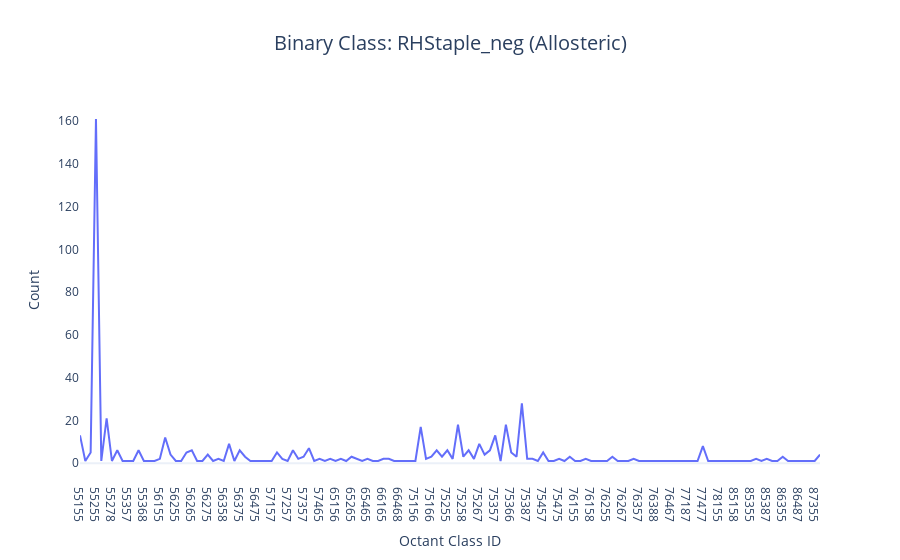

Here is the notebook cell this chart was saved with:
### Markdown cell above
# Examining a Catalytic Disulfide Class
RHHook_pminus is considered to be 'catalytic', so we can
look more closely in six-space by examining the number of disulfides within
each of the possible six-space strings computed above:

For each six-class ID in the combo list, return the sslist represented by
that class and calculate the number of SS in it. 
Plot the results.

### Code cell
PDB_SS.plot_count_vs_class_df(
    RHStaple_neg, "RHStaple_neg (Allosteric)", theme="auto", log=False
)

### Figure 1 — Plotly figure (JSON) as saved in the notebook; plotly's stock layout.template omitted (floating-point values rounded to 4 significant figures; data arrays with more than 128 entries replaced by an {"elided": "..."} marker saying what was removed)
{"data": [{"hovertemplate": "Octant Class ID=%{x}<br>Count=%{y}<extra></extra>", "legendgroup": "", "line": {"color": "#636efa", "dash": "solid"}, "marker": {"symbol": "circle"}, "mode": "lines", "name": "", "orientation": "v", "showlegend": false, "type": "scatter", "x": {"elided": "140 str values"}, "xaxis": "x", "y": {"elided": "140 int values"}, "yaxis": "y"}], "layout": {"autosize": true, "legend": {"tracegroupgap": 0}, "showlegend": true, "title": {"font": {"size": 20}, "text": "Binary Class: RHStaple_neg (Allosteric)", "x": 0.5}, "xaxis": {"anchor": "y", "domain": [0, 1], "showgrid": false, "title": {"text": "Octant Class ID"}}, "yaxis": {"anchor": "x", "domain": [0, 1], "showgrid": false, "title": {"text": "Count"}, "type": "linear"}}}
